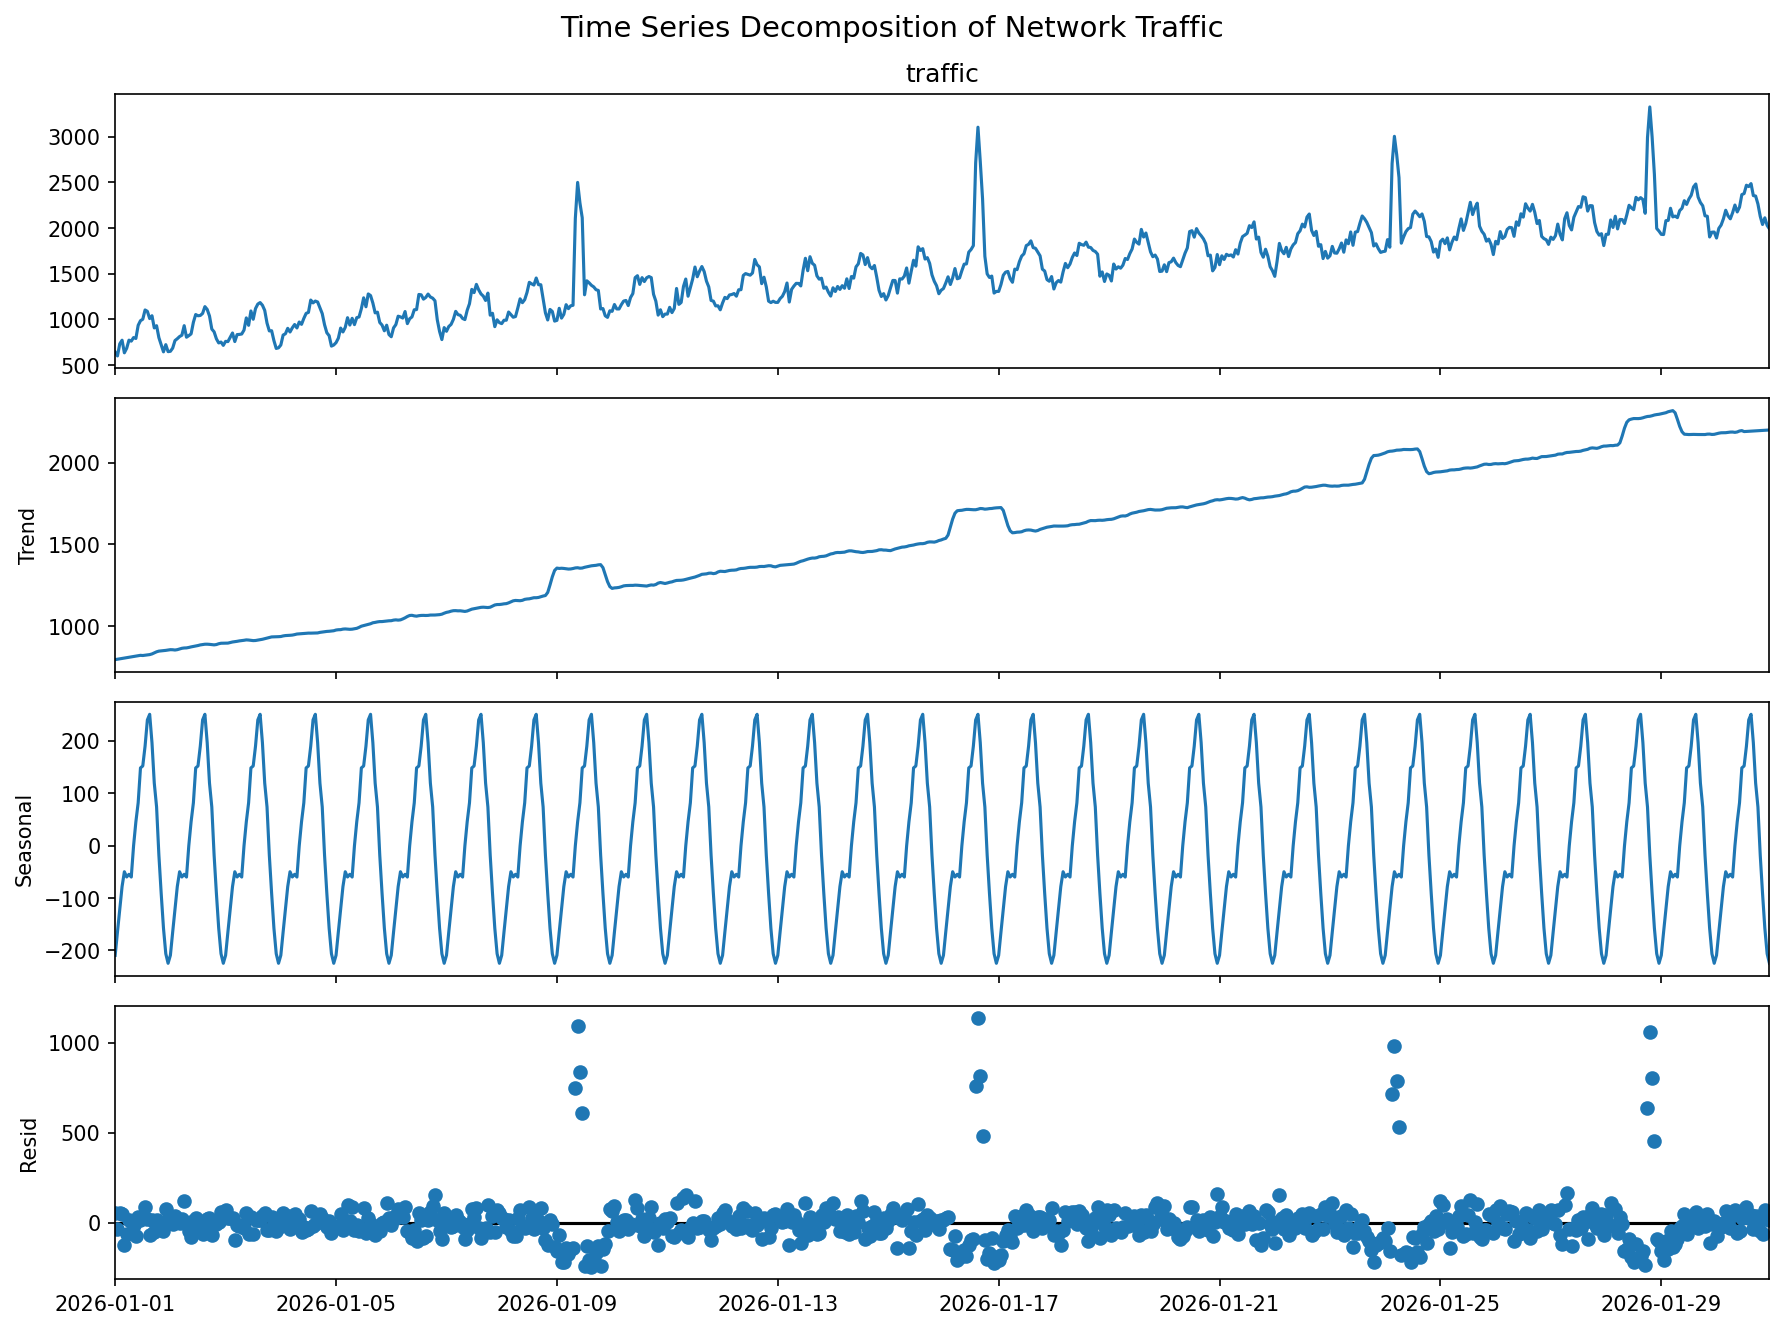

Write Python code to recreate this figure.
"""
Experiment 1: Time Series Decomposition of Network Traffic

This program decomposes historical network traffic into:
- Observed
- Trend
- Seasonal
- Residual

Run:
    python decomposition.py
"""

from pathlib import Path

import matplotlib.pyplot as plt
import pandas as pd
from statsmodels.tsa.seasonal import seasonal_decompose


BASE_DIR = Path(__file__).resolve().parent
DATA_FILE = BASE_DIR / "network_traffic.csv"
OUTPUT_FILE = BASE_DIR / "decomposition.png"


def main() -> None:
    df = pd.read_csv(DATA_FILE, parse_dates=["timestamp"])

    if "timestamp" not in df.columns or "traffic" not in df.columns:
        raise ValueError("CSV must contain 'timestamp' and 'traffic' columns.")

    df = df.sort_values("timestamp").set_index("timestamp")
    series = df["traffic"].astype(float).asfreq("h")

    # Fill any missing hourly observations by time interpolation.
    series = series.interpolate(method="time").ffill().bfill()

    # 24-hour seasonality is appropriate for hourly network traffic.
    decomposition = seasonal_decompose(
        series,
        model="additive",
        period=24,
        extrapolate_trend="freq"
    )

    fig = decomposition.plot()
    fig.set_size_inches(12, 9)
    fig.suptitle("Time Series Decomposition of Network Traffic", fontsize=14)
    plt.tight_layout()
    plt.savefig(OUTPUT_FILE, dpi=150, bbox_inches="tight")
    plt.show()

    print("Decomposition completed successfully.")
    print(f"Input dataset : {DATA_FILE}")
    print(f"Output plot   : {OUTPUT_FILE}")
    print("\nComponents:")
    print("- Observed  : original network traffic")
    print("- Trend     : long-term movement")
    print("- Seasonal  : repeating hourly pattern")
    print("- Residual  : unexplained/random variation")


if __name__ == "__main__":
    main()
